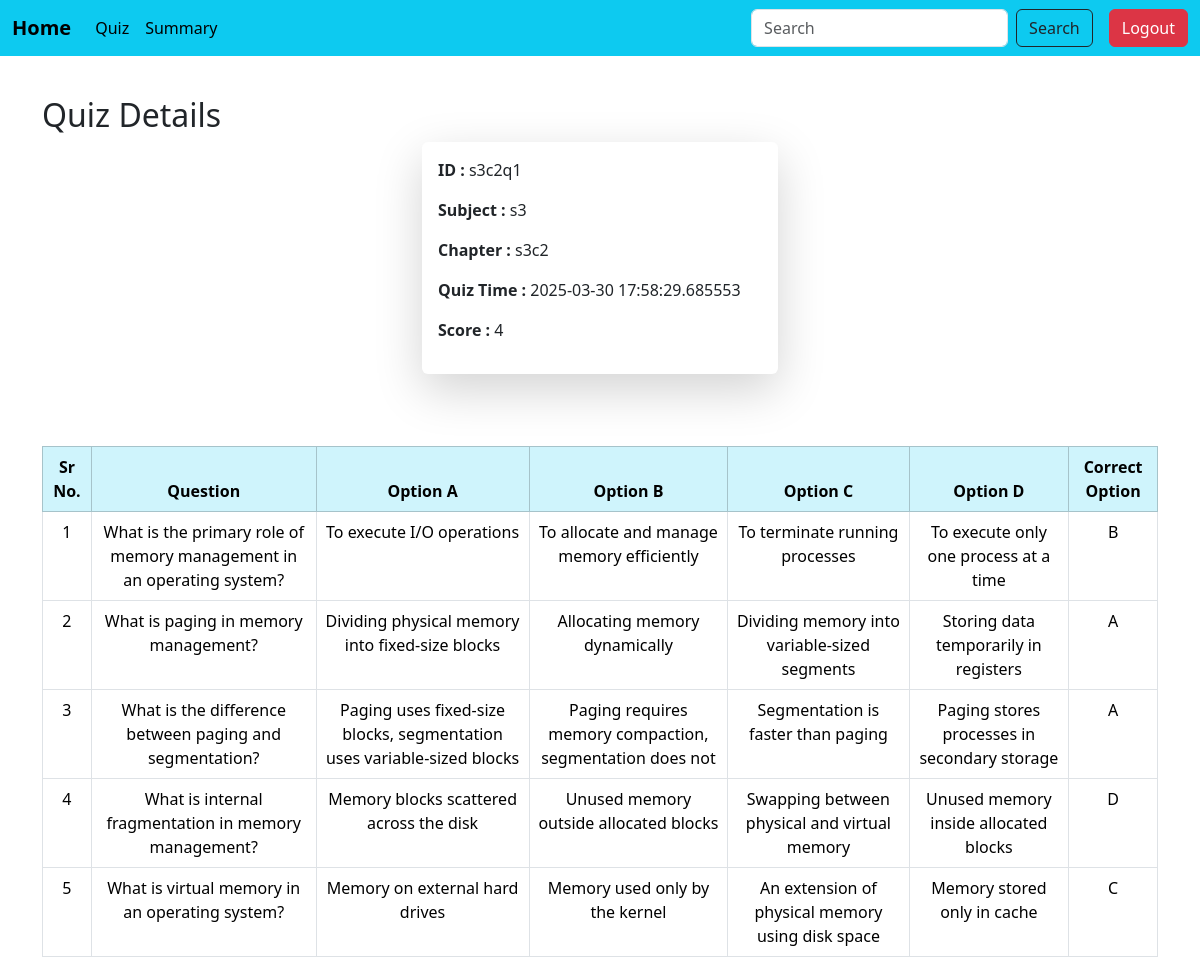
The app's page /view_detail/16 (signed in), older data.
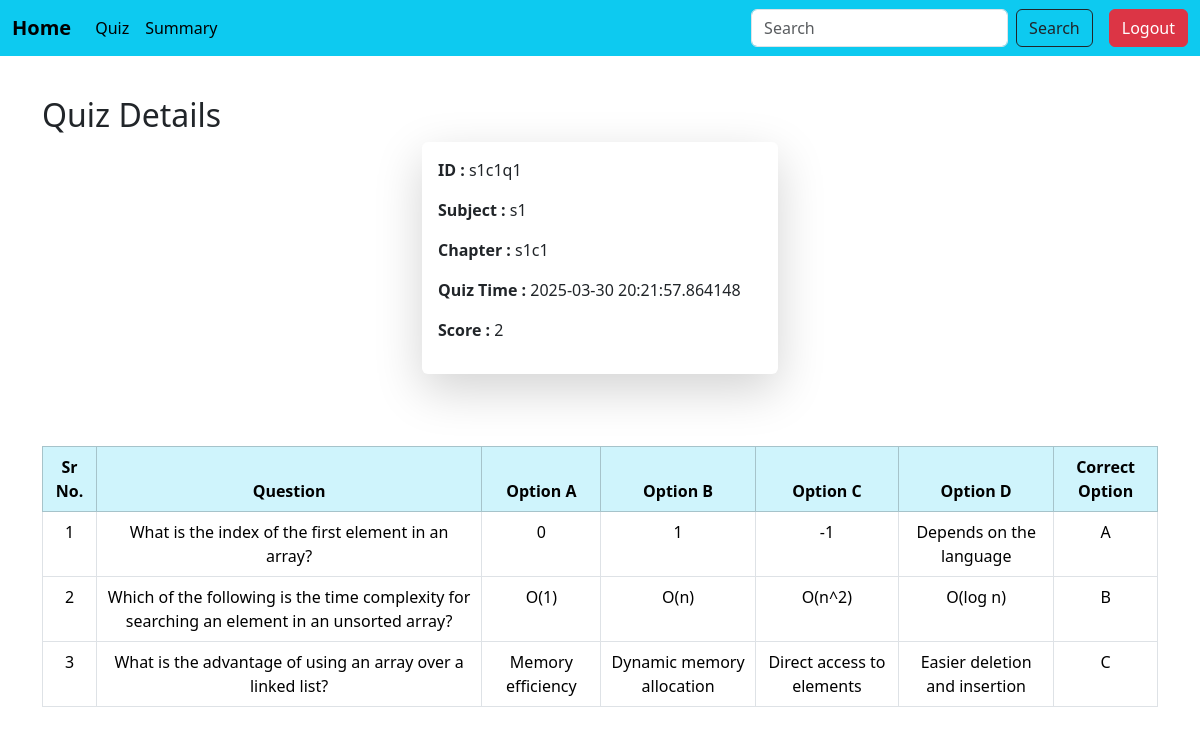
The same page, newer data.
### models.py (models this page shows)
class Score(db.Model):
    __tablename__='score'
    id=db.Column(db.Integer,primary_key=True,autoincrement=True)
    quiz_id=db.Column(db.String(100),db.ForeignKey('quiz.id'),nullable=False)
    user_id=db.Column(db.String(100),db.ForeignKey('user.id'),nullable=False)
    attempt_timing=db.Column(db.DateTime,default=lambda:datetime.now(IST))
    tot_score=db.Column(db.Integer,nullable=False)
    quiz=db.relationship('Quiz',backref=db.backref('scores',cascade="all,delete-orphan"))
    user=db.relationship('User',backref=db.backref('scores',cascade="all,delete-orphan"))

class Chapter(db.Model):
    __tablename__='chapter'
    id=db.Column(db.String(50),primary_key=True)
    name=db.Column(db.String(100),nullable=False)
    description=db.Column(db.Text,nullable=False)
    subject_id=db.Column(db.String(100),db.ForeignKey('subject.id'),nullable=False)
    subject=db.relationship('Subject',backref=db.backref('chapters',cascade="all,delete-orphan"))

class Quiz(db.Model):
    __tablename__='quiz'
    id=db.Column(db.String(50),primary_key=True)
    chapter_id=db.Column(db.String(100),db.ForeignKey('chapter.id'),nullable=False)
    remarks=db.Column(db.String(100),nullable=False)
    quiz_date=db.Column(db.Date,nullable=False)
    time_dur=db.Column(db.String(5),nullable=False)
    chapter=db.relationship('Chapter',backref=db.backref('quizzes',cascade="all,delete-orphan"))

class Question(db.Model):
    __tablename__='question'
    id=db.Column(db.String(50),primary_key=True)
    quiz_id=db.Column(db.String(100),db.ForeignKey('quiz.id'),nullable=False)
    que=db.Column(db.Text,nullable=False)
    o_a=db.Column(db.String(300),nullable=False)
    o_b=db.Column(db.String(300),nullable=False)
    o_c=db.Column(db.String(300),nullable=False)
    o_d=db.Column(db.String(300),nullable=False)
    correct_o=db.Column(db.String(1),nullable=False)
    quiz=db.relationship('Quiz',backref=db.backref('questions',cascade="all,delete-orphan"))

### app.py (the view)
@app.route('/view_detail/<score_id>')
def view_detail(score_id):
    score=Score.query.filter_by(id=score_id).first()
    questions=Question.query.filter_by(quiz_id=score.quiz_id).all()
    return render_template("view_detail.html",score=score,questions=questions)

### templates/view_detail.html
{% include 'student_sidebar.html'%}
{% block content %}
<div class="container mt-5 pt-5" >
  <div class="row justify-content-center">
    <h2>Quiz Details </h2>
    <div class="col-md-4">
      <div class="card shadow-lg border-0 rounded">
        <div class="card-body">
        <p><strong>ID : </strong> {{score.quiz_id}}</p>
        <p><strong>Subject : </strong>{{score.quiz.chapter.subject_id}}</p>
        <p><strong>Chapter : </strong>{{score.quiz.chapter_id}}</p>
        <p><strong>Quiz Time : </strong>{{score.attempt_timing}}</p>
        <p><strong>Score : </strong>{{score.tot_score}}</p>
        </div>
      </div>
    </div>
  </div>
  <div class="mt-5">
          <br>
          <div class="table-responsive">
          <table class="table table-hover table-bordered">
              <thead class="table-info text-center">
                <tr>
                  <th>Sr No.</th>
                  <th>Question</th>
                  <th>Option A</th>
                  <th>Option B</th>
                  <th>Option C</th>
                  <th>Option D</th>
                  <th>Correct Option</th>
                </tr>
              </thead>
              <tbody class="text-center">
                {%for question in questions%}
                <tr>
                  <td>{{loop.index}}</td>
                  <td>{{question.que}}</td>
                  <td>{{question.o_a}}</td>
                  <td>{{question.o_b}}</td>
                  <td>{{question.o_c}}</td>
                  <td>{{question.o_d}}</td>
                  <td>{{question.correct_o}}</td>
                </tr>
                {%endfor%}
              </tbody>
            </table>
          </div>
      </div>
</div>
{% endblock %}

Row changes from the older to the newer data that the page shows:
no longer on this page (row unchanged): Chapter: quiz.chapter.subject_id "s3"
no longer on this page (row edited): Quiz: quiz.chapter_id "s3c2"
no longer on this page (row unchanged): Question: que "What is the primary role of memory management in an operating system?", o_a "To execute I/O operations", o_b "To allocate and manage memory efficiently", o_c "To terminate running processes", o_d "To execute only one process at a time", correct_o "B"
no longer on this page (row unchanged): Question: que "What is paging in memory management?", o_a "Dividing physical memory into fixed-size blocks", o_b "Allocating memory dynamically", o_c "Dividing memory into variable-sized segments", o_d "Storing data temporarily in registers", correct_o "A"
no longer on this page (row unchanged): Question: que "What is the difference between paging and segmentation?", o_a "Paging uses fixed-size blocks, segmentation uses variable-sized blocks", o_b "Paging requires memory compaction, segmentation does not", o_c "Segmentation is faster than paging", o_d "Paging stores processes in secondary storage", correct_o "A"
no longer on this page (row unchanged): Question: que "What is internal fragmentation in memory management?", o_a "Memory blocks scattered across the disk", o_b "Unused memory outside allocated blocks", o_c "Swapping between physical and virtual memory", o_d "Unused memory inside allocated blocks", correct_o "D"
no longer on this page (row unchanged): Question: que "What is virtual memory in an operating system?", o_a "Memory on external hard drives", o_b "Memory used only by the kernel", o_c "An extension of physical memory using disk space", o_d "Memory stored only in cache", correct_o "C"
changed Score: quiz_id "s3c2q1" → "s1c1q1"; attempt_timing "2025-03-30 17:58:29.685553" → "2025-03-30 20:21:57.864148"; tot_score "4" → "2"
now on this page (row edited): Chapter: quiz.chapter.subject_id "s1"
now on this page (row edited): Quiz: quiz.chapter_id "s1c1"
now on this page (row edited): Question: que "What is the index of the first element in an array?", o_a "0", o_b "1", o_c "-1", o_d "Depends on the language", correct_o "A"
now on this page (row edited): Question: que "Which of the following is the time complexity for searching an element in an unsorted array?", o_a "O(1)", o_b "O(n)", o_c "O(n^2)", o_d "O(log n)", correct_o "B"
now on this page (row edited): Question: que "What is the advantage of using an array over a linked list?", o_a "Memory efficiency", o_b "Dynamic memory allocation", o_c "Direct access to elements", o_d "Easier deletion and insertion", correct_o "C"
